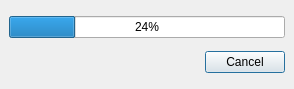
<ui version="4.0" >
 <class>Progress</class>
 <widget class="QDialog" name="Progress" >
  <property name="geometry" >
   <rect>
    <x>0</x>
    <y>0</y>
    <width>294</width>
    <height>89</height>
   </rect>
  </property>
  <property name="sizePolicy" >
   <sizepolicy>
    <hsizetype>0</hsizetype>
    <vsizetype>0</vsizetype>
    <horstretch>0</horstretch>
    <verstretch>0</verstretch>
   </sizepolicy>
  </property>
  <property name="focusPolicy" >
   <enum>Qt::StrongFocus</enum>
  </property>
  <property name="windowTitle" >
   <string>Progress...</string>
  </property>
  <layout class="QGridLayout" >
   <property name="margin" >
    <number>9</number>
   </property>
   <property name="spacing" >
    <number>6</number>
   </property>
   <item row="0" column="0" colspan="2" >
    <widget class="QProgressBar" name="progressBar" >
     <property name="value" >
      <number>24</number>
     </property>
     <property name="orientation" >
      <enum>Qt::Horizontal</enum>
     </property>
    </widget>
   </item>
   <item row="1" column="0" colspan="2" >
    <layout class="QGridLayout" >
     <property name="margin" >
      <number>0</number>
     </property>
     <property name="spacing" >
      <number>6</number>
     </property>
     <item row="0" column="0" >
      <spacer>
       <property name="orientation" >
        <enum>Qt::Horizontal</enum>
       </property>
       <property name="sizeHint" >
        <size>
         <width>40</width>
         <height>20</height>
        </size>
       </property>
      </spacer>
     </item>
     <item row="0" column="1" >
      <widget class="QPushButton" name="cancelButton" >
       <property name="text" >
        <string>Cancel</string>
       </property>
      </widget>
     </item>
    </layout>
   </item>
  </layout>
 </widget>
 <resources/>
 <connections/>
</ui>
